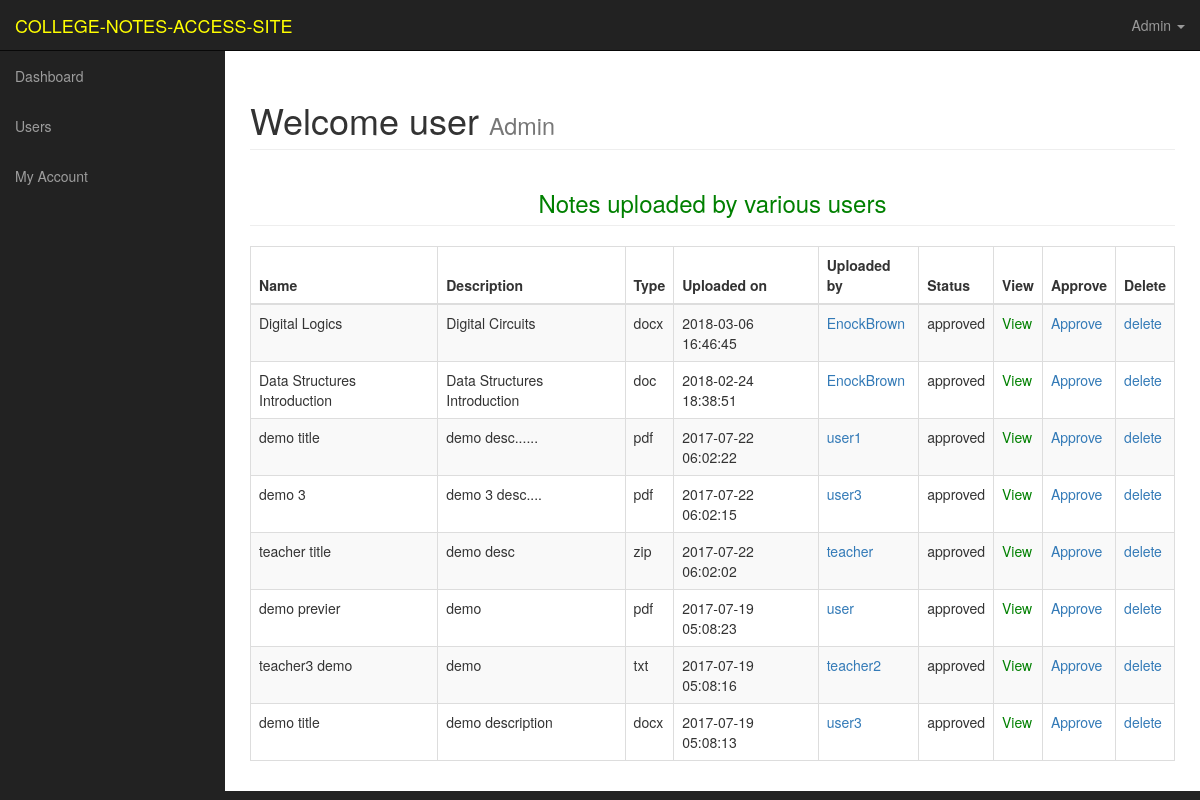
Page /dashboard/ (signed in) on the committed database.
### tables this page shows
CREATE TABLE `uploads` (
  `file_id` int(11) NOT NULL,
  `file_name` varchar(225) NOT NULL,
  `file_description` text NOT NULL,
  `file_type` varchar(225) NOT NULL,
  `file_uploader` varchar(225) NOT NULL,
  `file_uploaded_on` timestamp NOT NULL DEFAULT CURRENT_TIMESTAMP ON UPDATE CURRENT_TIMESTAMP,
  `file_uploaded_to` varchar(225) NOT NULL,
  `file` varchar(225) NOT NULL,
  `status` varchar(225) NOT NULL DEFAULT 'not approved yet'
);

### dashboard/index.php (the view, shortened to what this page needs)
<?php include('includes/adminheader.php');  ?>
 <div id="wrapper">
       <?php include 'includes/adminnav.php';?>
        <div id="page-wrapper">
            <div class="container-fluid">
                <div class="row">
                    <div class="col-lg-12">
                        <h1 class="page-header">
                            Welcome user
                            <small><?php echo $_SESSION['name']; ?></small>
                        </h1>
<?php if($_SESSION['role'] == 'admin') {
?>
<h3 class="page-header">
                            <center> <marquee width = 70% ><font color="green" > Notes uploaded by various users</font></marquee></center>
                        </h3>
<div class="row">
<div class="col-lg-12">
        <div class="table-responsive">
<form action="" method="post">
            <table class="table table-bordered table-striped table-hover">
            <thead>
                    <tr>
                        <th>Name</th>
                        <th>Description</th>
                        <th>Type </th>
                        <th>Uploaded on</th>
                        <th>Uploaded by </th>
                        <th>Status</th>
                        <th>View</th>
                        <th>Approve</th>
                        <th>Delete</th>
                    </tr>
                </thead>
                <tbody>
                 <?php
$query = "SELECT * FROM uploads ORDER BY file_uploaded_on DESC";
$run_query = mysqli_query($conn, $query) or die(mysqli_error($conn));
if (mysqli_num_rows($run_query) > 0) {
while ($row = mysqli_fetch_array($run_query)) {
    $file_id = $row['file_id'];
    $file_name = $row['file_name'];
    $file_description = $row['file_description'];
    $file_type = $row['file_type'];
    $file_date = $row['file_uploaded_on'];
    $file_uploader = $row['file_uploader'];
    $file_status = $row['status'];
    $file = $row['file'];
    echo "<tr>";
    echo "<td>$file_name</td>";
    echo "<td>$file_description</td>";
    echo "<td>$file_type</td>";
    echo "<td>$file_date</td>";
    echo "<td><a href='viewprofile.php?name=$file_uploader' target='_blank'> $file_uploader </a></td>";
    echo "<td>$file_status</td>";
    echo "<td><a href='allfiles/$file' target='_blank' style='color:green'>View </a></td>";
    echo "<td><a onClick=\"javascript: return confirm('Are you sure you want to approve this note?')\"href='?approve=$file_id'><i class='fa fa-times' style='color: red;'></i>Approve</a></td>";
    echo "<td><a onClick=\"javascript: return confirm('Are you sure you want to delete this post?')\" href='?del=$file_id'><i class='fa fa-times' style='color: red;'></i>delete</a></td>";
    echo "</tr>";
}
}
?>
                </tbody>
            </table>
</form>
</div>
</div>
</div>
<?php }
 ?>
</body>
</html>

### dashboard/css/sb-admin.css (style rules this page uses)
body { margin-top: 100px; background-color:#222; }
@media (min-width:768px) { body { margin-top: 50px; } }
#wrapper { padding-left: 0; }
#page-wrapper { width: 100%; padding: 0; background-color: #fff; }
@media (min-width:768px) { #wrapper { padding-left: 225px; } }
@media (min-width:768px) { #page-wrapper { padding: 10px; } }

### rows in the picture
uploads: file_name "Digital Logics", file_description "Digital Circuits", file_type "docx", file_uploaded_on "2018-03-06 16:46:45", file_uploader "EnockBrown", status "approved"
uploads: file_name "Data Structures Introduction", file_description "Data Structures Introduction", file_type "doc", file_uploaded_on "2018-02-24 18:38:51", file_uploader "EnockBrown", status "approved"
uploads: file_name "demo title", file_description "demo desc......", file_type "pdf", file_uploaded_on "2017-07-22 06:02:22", file_uploader "user1", status "approved"
uploads: file_name "demo 3", file_description "demo 3 desc....", file_type "pdf", file_uploaded_on "2017-07-22 06:02:15", file_uploader "user3", status "approved"
uploads: file_name "teacher title", file_description "demo desc", file_type "zip", file_uploaded_on "2017-07-22 06:02:02", file_uploader "teacher", status "approved"
uploads: file_name "demo previer", file_description "demo", file_type "pdf", file_uploaded_on "2017-07-19 05:08:23", file_uploader "user", status "approved"
uploads: file_name "teacher3 demo", file_description "demo", file_type "txt", file_uploaded_on "2017-07-19 05:08:16", file_uploader "teacher2", status "approved"
uploads: file_name "demo title", file_description "demo description", file_type "docx", file_uploaded_on "2017-07-19 05:08:13", file_uploader "user3", status "approved"

### other values in the picture
$_SESSION['name'] "Admin"
